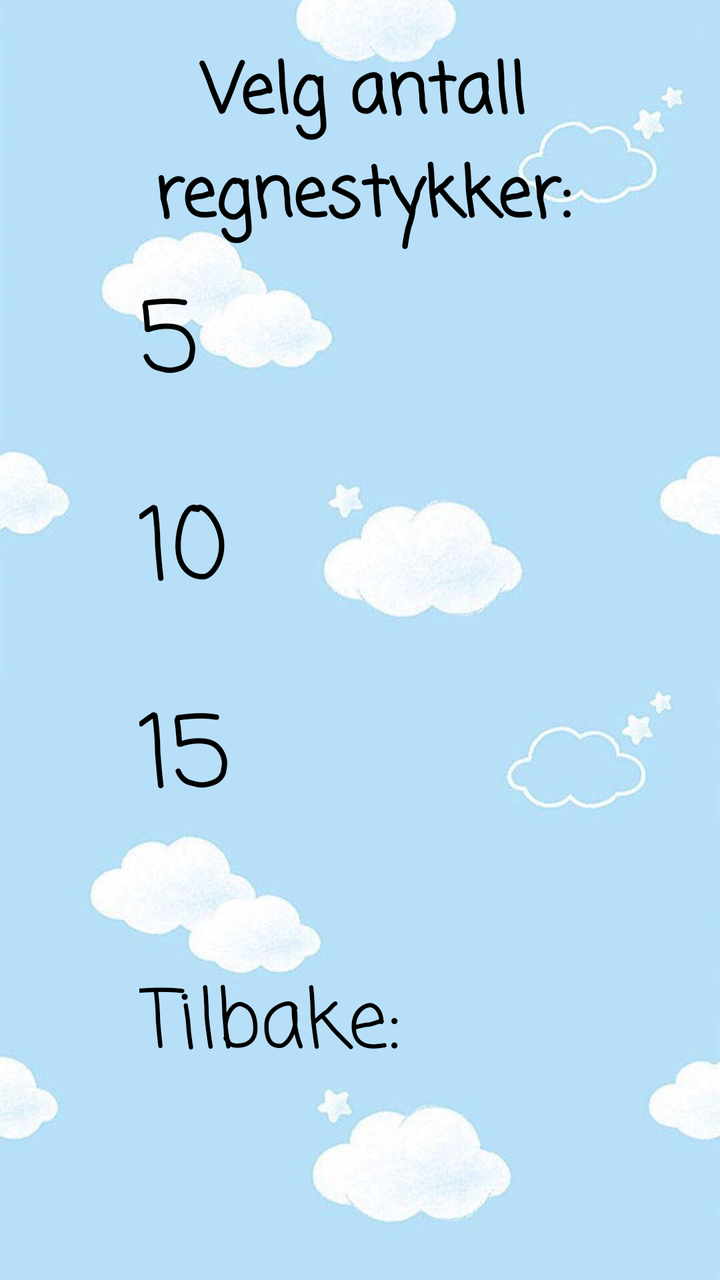
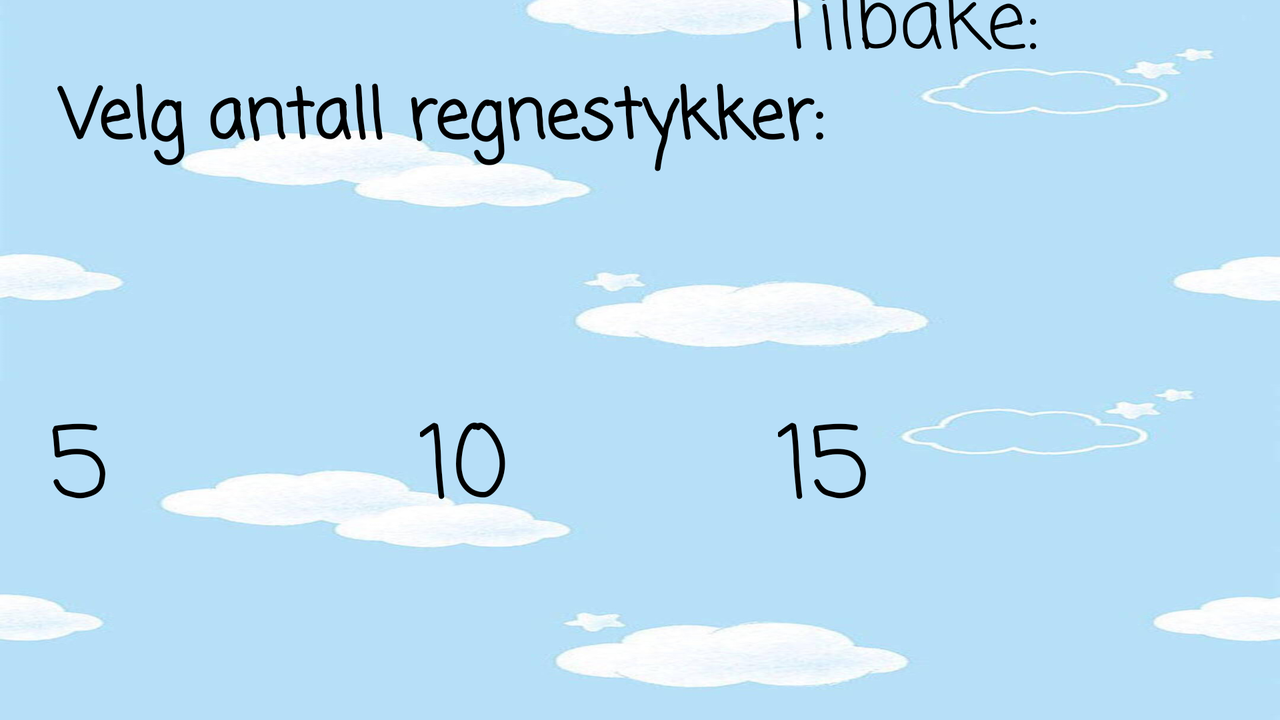

The same Android screen from two of the app's own layout files: first res/layout/ as a phone draws it, then the repository's variant for another configuration, drawn on a device whose configuration selects that folder. Both files follow.
<!-- AndroidManifest.xml: application theme Theme.Mappe1 -->
<!-- res/layout/activity_velgregnestykker.xml -->
<?xml version="1.0" encoding="utf-8"?>
<androidx.constraintlayout.widget.ConstraintLayout xmlns:android="http://schemas.android.com/apk/res/android"
    xmlns:app="http://schemas.android.com/apk/res-auto"
    xmlns:tools="http://schemas.android.com/tools"
    android:layout_width="match_parent"
    android:layout_height="match_parent"
    android:background="@drawable/bakgrunn"
    tools:context=".MainActivity">


    <TextView
        android:id="@+id/textView"
        android:layout_width="367dp"
        android:layout_height="163dp"
        android:layout_alignParentBottom="true"
        android:fontFamily="casual"
        android:rotationX="0"
        android:text="@string/velg_antall"
        android:textAlignment="center"
        android:textFontWeight="1000"
        android:textSize="34sp"
        app:layout_constraintBottom_toBottomOf="parent"
        app:layout_constraintEnd_toEndOf="parent"
        app:layout_constraintHorizontal_bias="0.363"
        app:layout_constraintStart_toStartOf="parent"
        app:layout_constraintTop_toTopOf="parent"
        app:layout_constraintVertical_bias="0.045" />

    <Button
        android:id="@+id/tall5"
        android:layout_width="220dp"
        android:layout_height="150dp"
        android:fontFamily="casual"
        android:text="@string/regn5"
        android:textSize="50sp"
        android:backgroundTint="@color/orange"
        app:layout_constraintBottom_toBottomOf="parent"
        app:layout_constraintEnd_toEndOf="parent"
        app:layout_constraintHorizontal_bias="0.497"
        app:layout_constraintStart_toStartOf="parent"
        app:layout_constraintTop_toTopOf="parent"
        app:layout_constraintVertical_bias="0.274" />

    <Button
        android:id="@+id/tall10"
        android:layout_width="220dp"
        android:layout_height="150dp"
        android:fontFamily="casual"
        android:text="@string/regn10"
        android:textSize="50sp"
        app:layout_constraintBottom_toBottomOf="parent"
        app:layout_constraintEnd_toEndOf="parent"
        app:layout_constraintHorizontal_bias="0.497"
        app:layout_constraintStart_toStartOf="parent"
        app:layout_constraintTop_toTopOf="parent"
        app:layout_constraintVertical_bias="0.486" />

    <Button
        android:id="@+id/tall15"
        android:layout_width="220dp"
        android:layout_height="150dp"
        android:fontFamily="casual"
        android:text="@string/regn15"
        android:textSize="50sp"
        app:layout_constraintBottom_toBottomOf="parent"
        app:layout_constraintEnd_toEndOf="parent"
        app:layout_constraintHorizontal_bias="0.497"
        app:layout_constraintStart_toStartOf="parent"
        app:layout_constraintTop_toTopOf="parent"
        app:layout_constraintVertical_bias="0.697"
        tools:ignore="DuplicateIds" />

    <Button
        android:id="@+id/tilbake"
        android:layout_width="220dp"
        android:layout_height="150dp"
        android:layout_marginBottom="8dp"
        android:fontFamily="casual"
        android:text="@string/tilbake"
        android:textSize="40sp"
        app:layout_constraintBottom_toBottomOf="parent"
        app:layout_constraintEnd_toEndOf="parent"
        app:layout_constraintHorizontal_bias="0.497"
        app:layout_constraintStart_toStartOf="parent" />

</androidx.constraintlayout.widget.ConstraintLayout>
<!-- resources referenced by this layout -->
<resources>
  <color name="orange">#D69E2F</color>
  <!-- drawable bakgrunn: jpg bitmap (drawable, 54709 bytes) -->
  <string name="regn10">10</string>
  <string name="regn15">15</string>
  <string name="regn5">5</string>
  <string name="tilbake">Tilbake:</string>
  <string name="velg_antall">Velg antall regnestykker:</string>
  <style name="Theme.Mappe1" parent="Base.Theme.Mappe1" />
  <style name="Base.Theme.Mappe1" parent="Theme.Material3.DayNight.NoActionBar">
          
          
      </style>
</resources>
<!-- res/layout-land/activity_velgregnestykker.xml (the repository's variant of the layout above) -->
<!-- drawn on the phone turned sideways -->
<?xml version="1.0" encoding="utf-8"?>
<androidx.constraintlayout.widget.ConstraintLayout xmlns:android="http://schemas.android.com/apk/res/android"
    xmlns:app="http://schemas.android.com/apk/res-auto"
    xmlns:tools="http://schemas.android.com/tools"
    android:layout_width="match_parent"
    android:layout_height="match_parent"
    android:background="@drawable/bakgrunn"
    tools:context=".MainActivity">


    <TextView
        android:id="@+id/textView"
        android:layout_width="403dp"
        android:layout_height="104dp"
        android:layout_alignParentBottom="true"
        android:fontFamily="casual"
        android:rotationX="0"
        android:text="@string/velg_antall"
        android:textAlignment="center"
        android:textFontWeight="1000"
        android:textSize="34sp"
        app:layout_constraintBottom_toBottomOf="parent"
        app:layout_constraintEnd_toEndOf="parent"
        app:layout_constraintHorizontal_bias="0.08"
        app:layout_constraintStart_toStartOf="parent"
        app:layout_constraintTop_toTopOf="parent"
        app:layout_constraintVertical_bias="0.133" />

    <Button
        android:id="@+id/tall5"
        android:layout_width="220dp"
        android:layout_height="150dp"
        android:fontFamily="casual"
        android:text="@string/regn5"
        android:textColorHighlight="#E35050"
        android:textColorLink="#EC5252"
        android:textSize="50sp"
        app:layout_constraintBottom_toBottomOf="parent"
        app:layout_constraintEnd_toEndOf="parent"
        app:layout_constraintHorizontal_bias="0.059"
        app:layout_constraintStart_toStartOf="parent"
        app:layout_constraintTop_toTopOf="parent"
        app:layout_constraintVertical_bias="0.938" />

    <Button
        android:id="@+id/tall15"
        android:layout_width="220dp"
        android:layout_height="150dp"
        android:fontFamily="casual"
        android:text="@string/regn15"
        android:textSize="50sp"
        app:layout_constraintBottom_toBottomOf="parent"
        app:layout_constraintEnd_toEndOf="parent"
        app:layout_constraintHorizontal_bias="0.926"
        app:layout_constraintStart_toStartOf="parent"
        app:layout_constraintTop_toTopOf="parent"
        app:layout_constraintVertical_bias="0.938" />

    <Button
        android:id="@+id/tilbake"
        android:layout_width="220dp"
        android:layout_height="150dp"
        android:layout_marginBottom="228dp"
        android:fontFamily="casual"
        android:text="@string/tilbake"
        android:textSize="40sp"
        app:layout_constraintBottom_toBottomOf="parent"
        app:layout_constraintEnd_toEndOf="parent"
        app:layout_constraintHorizontal_bias="0.926"
        app:layout_constraintStart_toStartOf="parent" />

    <Button
        android:id="@+id/tall10"
        android:layout_width="220dp"
        android:layout_height="150dp"
        android:fontFamily="casual"
        android:text="@string/regn10"
        android:textSize="50sp"
        app:layout_constraintBottom_toBottomOf="parent"
        app:layout_constraintEnd_toEndOf="parent"
        app:layout_constraintStart_toStartOf="parent"
        app:layout_constraintTop_toTopOf="parent"
        app:layout_constraintVertical_bias="0.938" />

</androidx.constraintlayout.widget.ConstraintLayout>
<!-- resources referenced by the variant -->
<!-- as the phone turned sideways resolves them -->
<resources>
  <!-- drawable bakgrunn: jpg bitmap (drawable, 54709 bytes) -->
  <string name="regn10">10</string>
  <string name="regn15">15</string>
  <string name="regn5">5</string>
  <string name="tilbake">Tilbake:</string>
  <string name="velg_antall">Velg antall regnestykker:</string>
  <style name="Theme.Mappe1" parent="Base.Theme.Mappe1" />
  <style name="Base.Theme.Mappe1" parent="Theme.Material3.DayNight.NoActionBar">
          
          
      </style>
</resources>
